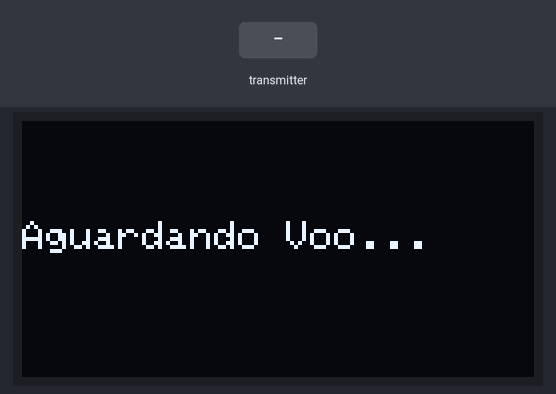
Simulated run of this sketch. Board: ESP32. On the bench: 128×64 one-colour display. The inputs (shaded band) are chosen by the test bench. WiFi joins after 1.5 s; servers stay silent unless stated; uploads are accepted with an empty reply; what the sketch prints to the serial monitor is not drawn.

Above: at 2.7 s.
2.8 s: the transmitter starts sending temperaturaAmbiente = 0
At 3.1 s:
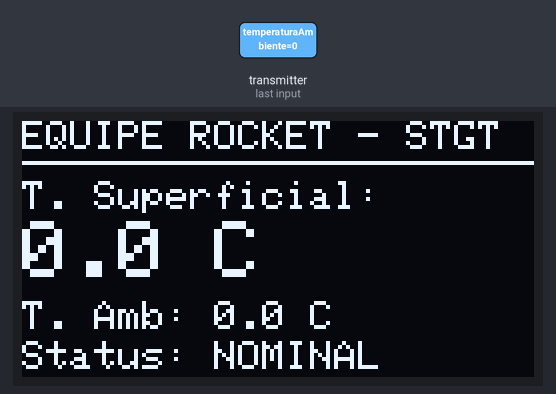
4.3 s: the transmitter starts sending temperaturaSuperficial = 25
At 5.4 s:
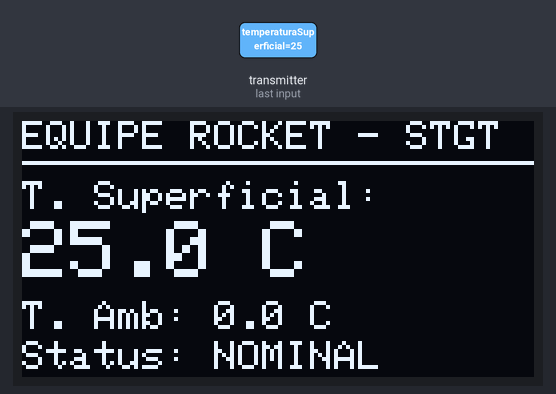
5.8 s: the transmitter starts sending temperaturaSuperficial = 100
At 6.5 s:
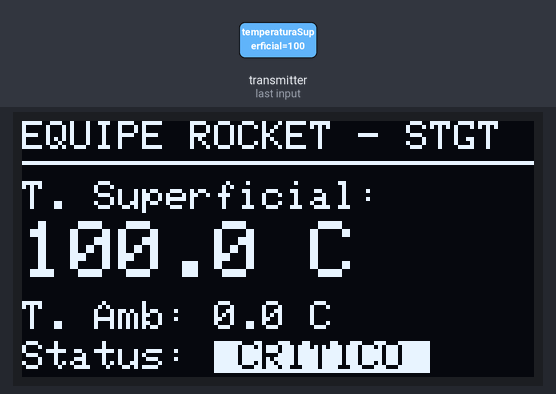
7.3 s: the transmitter starts sending temperaturaAmbiente = 25
At 7.6 s:
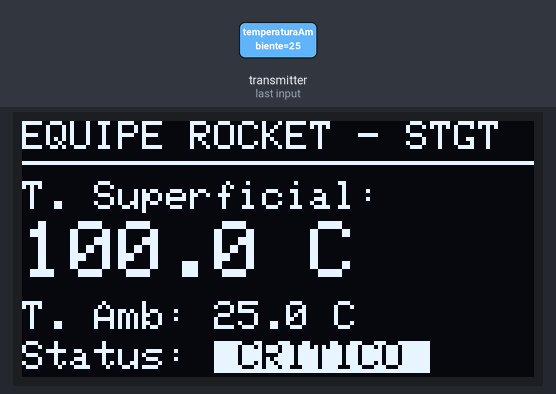
8.8 s: the transmitter starts sending temperaturaSuperficial = 50
At 10.0 s:
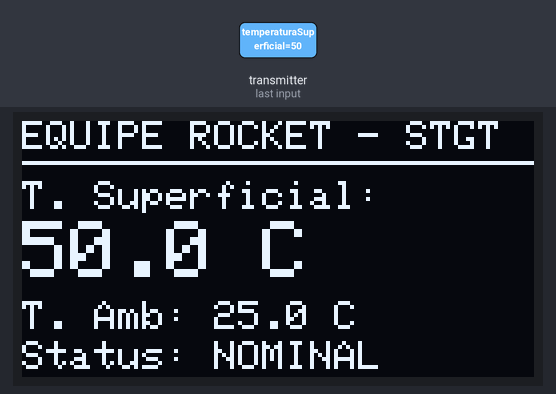
Timing chart, 0 to 11.3 s (numbered marks = the images above; inputs shaded):
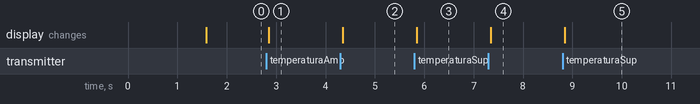

The sketch:

codigo_receptor_copy_20260513140342.ino
```cpp
#include <WiFi.h>
#include <esp_now.h>
#include <esp_wifi.h>
#include <Wire.h>
#include <Adafruit_GFX.h>
#include <Adafruit_SSD1306.h>
#include <HTTPClient.h> // Biblioteca necessária para requisições HTTP

// ==========================================
// CONFIGURAÇÕES DA TELA OLED
// ==========================================
#define SCREEN_WIDTH 128
#define SCREEN_HEIGHT 64
#define OLED_RESET    -1
#define SCREEN_ADDRESS 0x3C

Adafruit_SSD1306 display(SCREEN_WIDTH, SCREEN_HEIGHT, &Wire, OLED_RESET);

// ==========================================
// CONFIGURAÇÕES DE REDE E SERVIDOR
// ==========================================
// INSIRA OS DADOS DO SEU WI-FI (Pode ser o roteador do celular)
const char* ssid = "Wifi_teste_2026";
const char* password = "12345678910";

// IMPORTANTE: Troque "192.168.X.X" pelo IP local da sua máquina (IPv4)
const String serverName = "http://192.168.3.17:8080/api/telemetry";

// ==========================================
// 1. ESTRUTURA DE DADOS
// ==========================================
typedef struct data_log {
  double temperaturaAmbiente;
  double temperaturaSuperficial;
  unsigned long timestamp;
} data_log;

data_log payloadRecebido;

// Flag de segurança para o loop
volatile bool novaLeitura = false;

// ==========================================
// 2. CALLBACK DE RECEPÇÃO ESP-NOW
// ==========================================
void OnDataRecv(const uint8_t * mac, const uint8_t *incomingData, int len) {
  memcpy(&payloadRecebido, incomingData, sizeof(payloadRecebido));

  Serial.println("=== Novo Pacote Recebido ===");
  Serial.print("Temp. Superficial: "); Serial.print(payloadRecebido.temperaturaSuperficial); Serial.println(" °C");
  Serial.print("Tempo de Voo:      "); Serial.print(payloadRecebido.timestamp); Serial.println(" ms");
  Serial.println("============================\n");

  novaLeitura = true;
}

// ==========================================
// 3. FUNÇÃO PARA DISPARAR O HTTP POST
// ==========================================
void enviarParaNuvem() {
  if (WiFi.status() == WL_CONNECTED) {
    HTTPClient http;
    http.begin(serverName);
    http.addHeader("Content-Type", "application/json");

    char jsonBuffer[128];
    snprintf(jsonBuffer, sizeof(jsonBuffer),
             "{\"temperaturaAmbiente\":%.2f,\"temperaturaSuperficial\":%.2f,\"timestampVoo\":%lu}",
             payloadRecebido.temperaturaAmbiente,
             payloadRecebido.temperaturaSuperficial,
             payloadRecebido.timestamp);

    // Dispara a requisição
    int httpResponseCode = http.POST(jsonBuffer);

    if (httpResponseCode > 0) {
      Serial.print("HTTP POST enviado! Código de Resposta: ");
      Serial.println(httpResponseCode);
    } else {
      Serial.print("Erro Crítico no HTTP POST. Código: ");
      Serial.println(httpResponseCode);
    }

    http.end(); // Libera os recursos
  } else {
    Serial.println("Aviso: Wi-Fi desconectado. Pacote salvo apenas localmente.");
  }
}

// ==========================================
// 4. FUNÇÃO PARA DESENHAR NO OLED
// ==========================================
void atualizarDisplayOLED() {
  display.clearDisplay();
  display.setTextSize(1);
  display.setTextColor(SSD1306_WHITE);
  display.setCursor(0, 0);
  display.print("EQUIPE ROCKET - STGT");

  display.drawLine(0, 10, 128, 10, SSD1306_WHITE);

  display.setTextSize(1);
  display.setCursor(0, 15);
  display.print("T. Superficial:");

  display.setTextSize(2);
  display.setCursor(0, 25);
  display.print(payloadRecebido.temperaturaSuperficial, 1);
  display.print(" C");

  display.setTextSize(1);
  display.setCursor(0, 45);
  display.print("T. Amb: ");
  display.print(payloadRecebido.temperaturaAmbiente, 1);
  display.print(" C");

  display.setCursor(0, 55);
  display.print("Status: ");

  bool alertaAtivo = payloadRecebido.temperaturaSuperficial >= 80.0;

  if (alertaAtivo) {
    display.setTextColor(SSD1306_BLACK, SSD1306_WHITE);
    display.print(" CRITICO ");
    display.setTextColor(SSD1306_WHITE);
  } else {
    display.print("NOMINAL");
  }
  display.display();
}

// ==========================================
// SETUP E LOOP PRINCIPAL
// ==========================================
void setup() {
  Serial.begin(115200);

  if(!display.begin(SSD1306_SWITCHCAPVCC, SCREEN_ADDRESS)) {
    Serial.println(F("Falha ao inicializar o OLED SSD1306"));
    for(;;);
  }

  // Animação de Boot
  display.clearDisplay();
  display.setTextSize(1);
  display.setTextColor(SSD1306_WHITE);
  display.setCursor(15, 20);
  display.println("STGT - Base Solo");
  display.setCursor(25, 35);
  display.println("Conectando Rede...");
  display.display();

  // 1. Conexão Wi-Fi (Necessária para o HTTP)
  WiFi.mode(WIFI_STA);
  WiFi.begin(ssid, password);

  Serial.print("Conectando ao Wi-Fi");
  while (WiFi.status() != WL_CONNECTED) {
    delay(500);
    Serial.print(".");
  }
  Serial.println("\nWi-Fi Conectado!");
  Serial.print("IP da Base: ");
  Serial.println(WiFi.localIP());

  Serial.println("\n--- Iniciando Receptor de Telemetria ---");
  Serial.print("Endereço MAC da Base: ");
  Serial.println(WiFi.macAddress());

  if (esp_now_init() != ESP_OK) {
    Serial.println("Erro Crítico: Falha ao inicializar o ESP-NOW");
    return;
  }

  esp_now_register_recv_cb((esp_now_recv_cb_t)OnDataRecv);

  display.clearDisplay();
  display.setCursor(0, 25);
  display.print("Aguardando Voo...");
  display.display();
}

void loop() {
  if (novaLeitura == true) {
    atualizarDisplayOLED();
    enviarParaNuvem();
    novaLeitura = false;
  }
  delay(10);
}
```

Measured:
- after the input at 2.8 s, the display: changes after 0.05 s (image 1)
- after the input at 4.3 s, the display: changes at once (image 2)
- after the input at 5.8 s, the display: changes at once (image 3)
- after the input at 7.3 s, the display: changes at once (image 4)
- after the input at 8.8 s, the display: changes at once (image 5)
